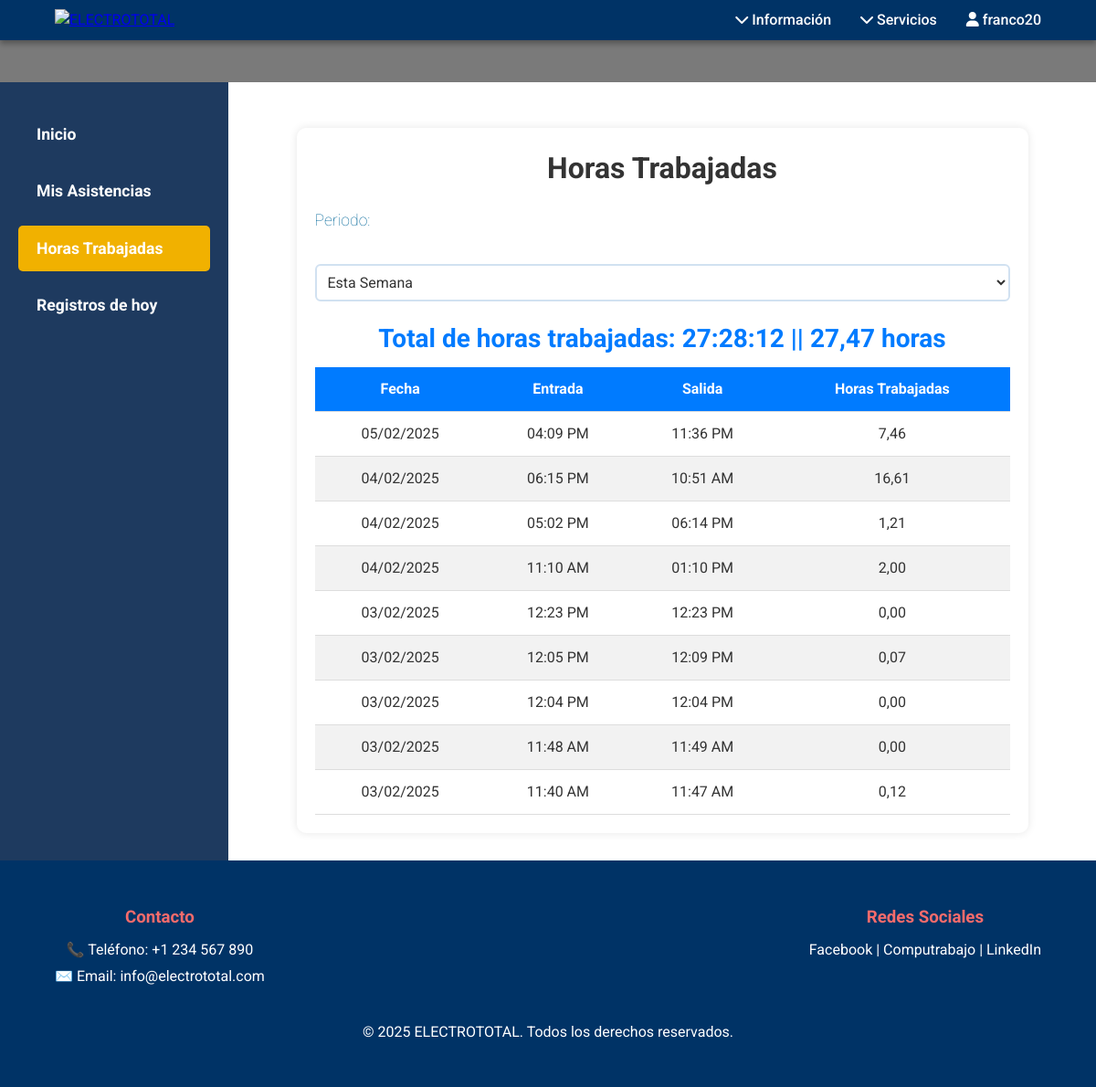
/personal/hoursWorked/ (signed in), run on an earlier commit of the app's database.
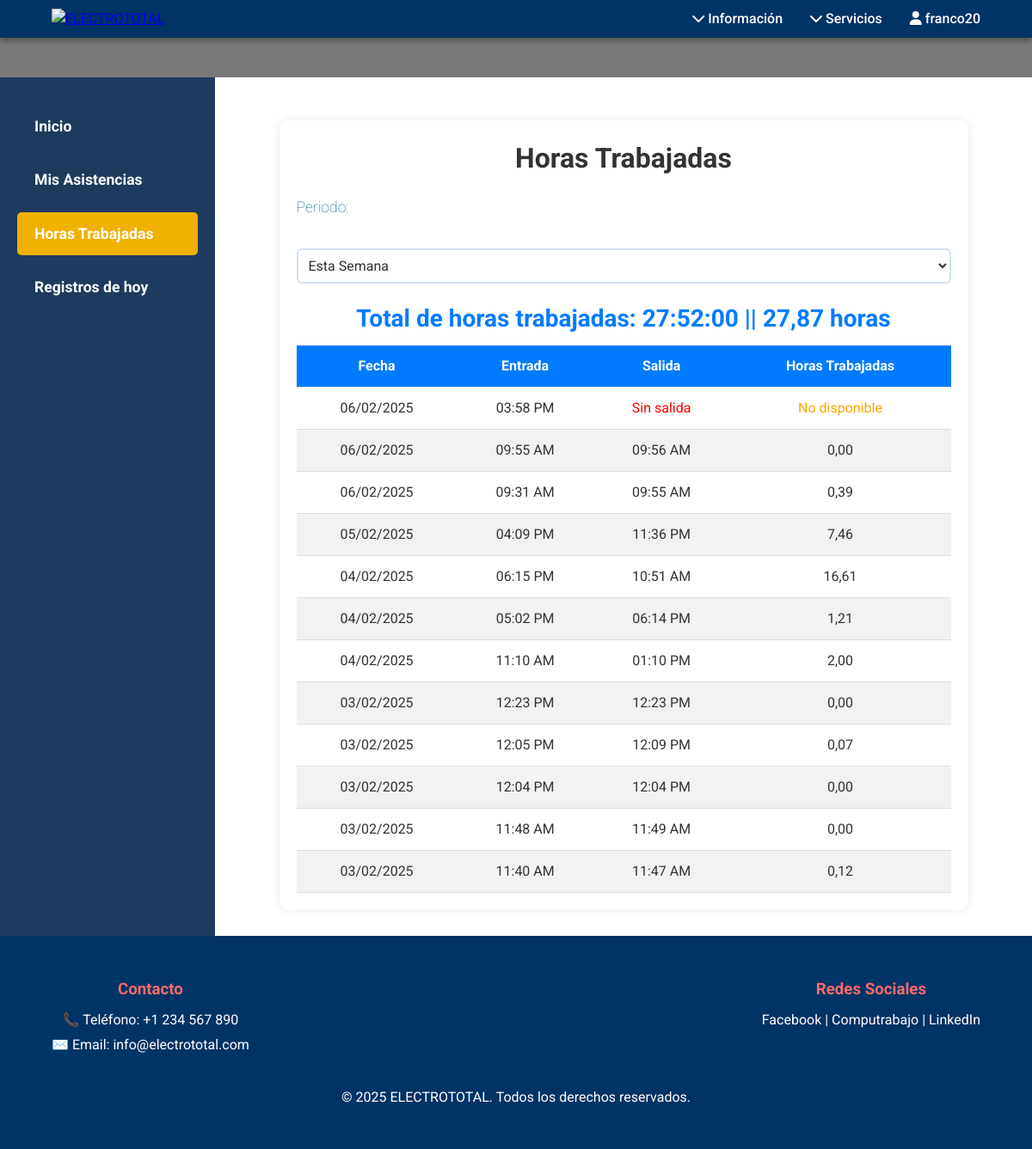
And on a later commit of the database.
### personal/models.py (models this page shows, shortened)
class AttendanceRecord(models.Model):
    isDelete=models.BooleanField(default=False)
    collaborator=models.ForeignKey(Collaborator, on_delete=models.CASCADE)
    inRecord=models.ForeignKey(Record, on_delete=models.CASCADE, related_name='input')
    outRecord=models.ForeignKey(Record, on_delete=models.CASCADE,blank=True,null=True, related_name='output')
    isLunch=models.BooleanField(default=False)
    objects=ModelManager()

class Record(models.Model):
    isDelete= models.BooleanField(default=False)
    typeIsInput= models.BooleanField(default=True)
    placeIsOffice=models.BooleanField(default=False)
    collaborator=models.ForeignKey(Collaborator, on_delete=models.CASCADE)
    placeDescription=models.CharField(max_length=30,blank=True,null=True)
    partialDateTime = models.DateTimeField(default=timezone.now )
    dateTime=models.DateTimeField(default=timezone.now)
    unTimelyDateTime = models.DateTimeField(null=True, blank=True)
    photo = models.ImageField(upload_to='fotos_asistencia/')
    objects=ModelManager()

### personal/views.py (the view, shortened to what this page needs)
# urls.py: path('hoursWorked/', views.hoursWorked, name='hoursWorked'), #user
@login_required
def hoursWorked(request):
    user = request.user
    today = datetime.now().date()
    period = request.GET.get('period', 'week')
    if period == 'week':
        start_date = today - timedelta(days=today.weekday())
        end_date = today
    elif period == 'month':
        start_date = today.replace(day=1)
        end_date = today
    else:
        start_date = today
        end_date = today
    if user.is_staff or user.isAdmin:
        collaborators = getAllCollaborators()
        selected_collaborator_id = request.GET.get('collaborator', None)
        if selected_collaborator_id:
            collaboratorS=Collaborator.objects.enables().get(id=selected_collaborator_id)
            records=getAllAttendanceRecordsTRange(collaboratorS,start_date,end_date)
        else:
            records = AttendanceRecord.objects.none()
    else:
        collaborators = None
        selected_collaborator_id = None
        records=getAllAttendanceRecordsTRange(user.collaborator,start_date,end_date)
    total_hours,records=getAllHoursWorked(records)
    return render(request, 'hoursWorked.html', {
        'records': records,
        'collaborators': collaborators,
        'selected_collaborator_id': selected_collaborator_id,
        'total_hours': total_hours,
        'period': period,
        'start_date': start_date.strftime("%Y-%m-%d"),
        'end_date': end_date.strftime("%Y-%m-%d")
    })

### personal/scripts.py (called while the page is built)
def calculateHoursWorked(attendanceRecord):
    try:
        inRecordDT=attendanceRecord.inRecord.dateTime
        outRecordDT=attendanceRecord.outRecord.dateTime
        diff=outRecordDT-inRecordDT
        diffHours=diff.total_seconds() / 3600
        launch=isLaunch(inRecordDT,diffHours)
        if launch:
            diffHours -= 1
    except:
        diffHours=0
        launch=False
    return diffHours,launch

def isLaunch(inRecordDT, diffHours):
    peru_tz = pytz.timezone("America/Lima")
    inRecordDT = inRecordDT.astimezone(peru_tz)
    return inRecordDT.hour < 12 and diffHours > 5

def getAllAttendanceRecordsTRange(collaborator,start,end):
    records = AttendanceRecord.objects.filter(
        isDelete=False,
        collaborator=collaborator,
        collaborator__isDelete=False,
        inRecord__dateTime__date__gte=start,
        inRecord__dateTime__date__lte=end,
    ).order_by('-inRecord__dateTime')
    return records

### personal/templatetags/custom_filters.py (called while the page is built)
@register.filter
def float_to_hms(hours_float):
    hours = int(hours_float)
    minutes = int((hours_float - hours) * 60)
    seconds = int((((hours_float - hours) * 60) - minutes) * 60)
    return f"{hours}:{minutes:02d}:{seconds:02d}"

### personal/templates/hoursWorked.html (shortened to what this page needs)
{% extends 'baseHome.html' %}
{% load custom_filters %}
{% block content_dashboard %}
    <div class="container">
        <h1>Horas Trabajadas</h1>
        <div class="filter-container">
            <form method="GET">
                <label for="period">Periodo:</label>
                <select name="period" id="period" onchange="toggleDateInputs(); this.form.submit()">
                    <option value="week" {% if period == 'week' %}selected{% endif %}>Esta Semana</option>
                </select>
            </form>
        </div>
        <div class="total-hours">
            Total de horas trabajadas: {% if total_hours %}{{ total_hours|float_to_hms }}   ||    {{ total_hours|floatformat:2 }} horas {% else %}0{% endif %}
        </div>
        <div class="table-wrapper">
            <table>
                <thead>
                    <tr>
                        <th>Fecha</th>
                        <th>Entrada</th>
                        <th>Salida</th>
                        <th>Horas Trabajadas</th>
                    </tr>
                </thead>
                <tbody>
                    {% for record, hour in records %}
                        <tr>
                            <td>{{ record.inRecord.dateTime|date:"d/m/Y" }}</td>
                            <td>{{ record.inRecord.dateTime|time:"h:i A" }}</td>
                            <td>
                                {% if record.outRecord %}
                                    {{ record.outRecord.dateTime|time:"h:i A" }}
                                {% else %}
                                    <span style="color: red;">Sin salida</span>
                                {% endif %}
                            </td>
                            <td>
                                {% if record.outRecord %}
                                    {{ hour|floatformat:2 }}
                                {% else %}
                                    <span style="color: orange;">No disponible</span>
                                {% endif %}
                            </td>
                        </tr>
                    {% empty %}
                        <tr>
                            <td colspan="4" style="text-align: center; color: gray;">No hay registros disponibles.</td>
                        </tr>
                    {% endfor %}
                </tbody>
            </table>
        </div>
    </div>
{% endblock %}

What changed in the data, as far as the page shows it:
added AttendanceRecord: inRecord.dateTime "06/02/2025", inRecord.dateTime "03:58 PM", shows "Sin salida", shows "No disponible"
added AttendanceRecord: inRecord.dateTime "06/02/2025", inRecord.dateTime "09:55 AM", outRecord.dateTime "09:56 AM", hour "0,00"
added AttendanceRecord: inRecord.dateTime "06/02/2025", inRecord.dateTime "09:31 AM", outRecord.dateTime "09:55 AM", hour "0,39"
Also different on the page:
{{ total_hours|float_to_hms }}: "27:28:12" → "27:52:00"
{{ total_hours|floatformat:2 }}: "27,47" → "27,87"
